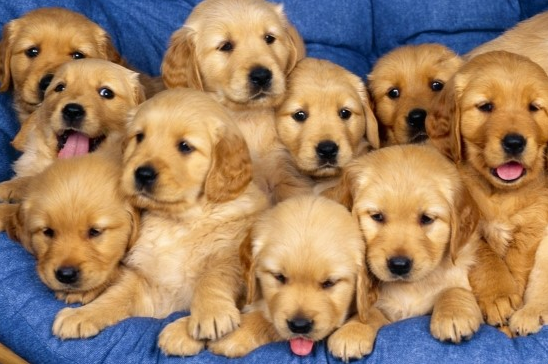
#> input picture images/dog.bmp, 548 x 364 px
$ python 20_translate.py
#> lines starting #> are read from the running program, lines starting #| are printed output that depends on the picture
import cv2
import matplotlib.pyplot as plt
import numpy as np

img = cv2.imread('./images/dog.bmp')
#> img is the input picture: shape (364, 548, 3); mean B, G, R 100.4, 128.9, 159

# 이동을 수행하는 affine 행렬

# [ a  b  tx ]
# [ c  d  ty ]
#
# x' = a*x + b*y + tx
# y' = c*x + d*y + ty
#
# a=1, d=1 → 크기 변화 없음
# b=0, c=0 → 회전/기울임 없음
# tx=150   → x축으로 +150 픽셀 이동 (오른쪽)
# ty=100   → y축으로 +100 픽셀 이동 (아래)

aff = np.array([
    [1, 0, 150],
    [0, 1, 100]
], dtype=np.float32)

# cv2.warpAffine(원본, 변환행렬, 출력이미지크기)
dst1 = cv2.warpAffine(img, aff, (0, 0))
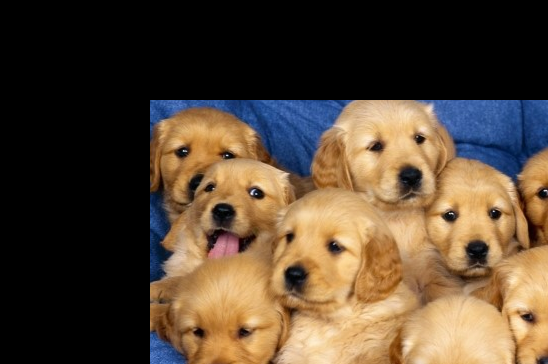
#> dst1: shape (364, 548, 3); mean B, G, R 52.2, 70, 86.9

# interploation(보간법): 픽셀을 어떻게 채울지 결정
# INTER_NEAREST: 최근법 이웃(속도 빠름. 품질 낮음), 계단 현상이나 노이즈가 생길 수 있음
# INTER_CUBIC: 4차 보간법(속도 느림, 품질 좋음), 주변 16개 픽셀을 사용하여 곡선으로 예측,
#               이미지를 부드럽게 확대/축소
dst2 = cv2.resize(img, (1280, 1024), interpolation=cv2.INTER_NEAREST)
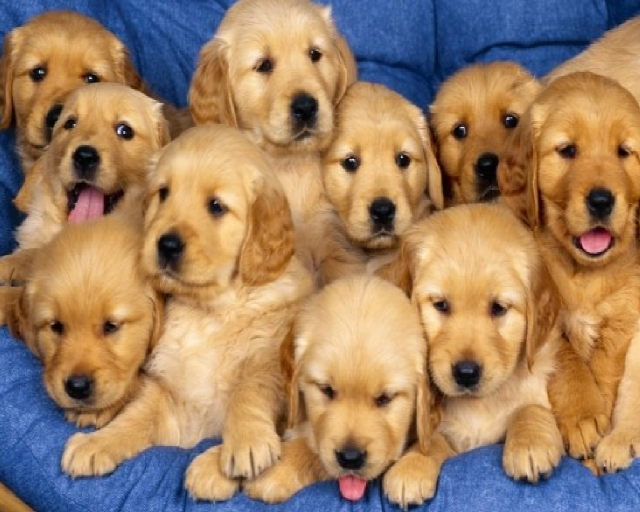
#> dst2: shape (1024, 1280, 3) (shown at 1/2 size); mean B, G, R 100.4, 128.9, 158.9
dst3 = cv2.resize(img, (1280, 1024), interpolation=cv2.INTER_CUBIC)

# 가운데 지점
cp = (img.shape[1] / 2, img.shape[0] / 2)
#> cp = (274, 182)
rot = cv2.getRotationMatrix2D(cp, 30, 0.7)
dst4 = cv2.warpAffine(img, rot, (0, 0))
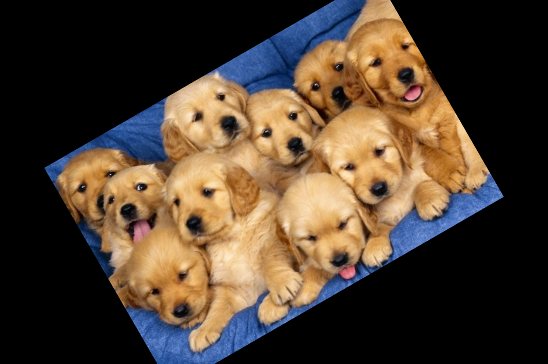
#> dst4: shape (364, 548, 3); mean B, G, R 48.5, 62.7, 77.5

cv2.imshow('img', img)
cv2.imshow('dst1', dst1)
cv2.imshow('dst2', dst2)
cv2.imshow('dst3', dst3)
cv2.imshow('dst4', dst4)
cv2.waitKey()

$ run again, with images/field.bmp copied over images/dog.bmp
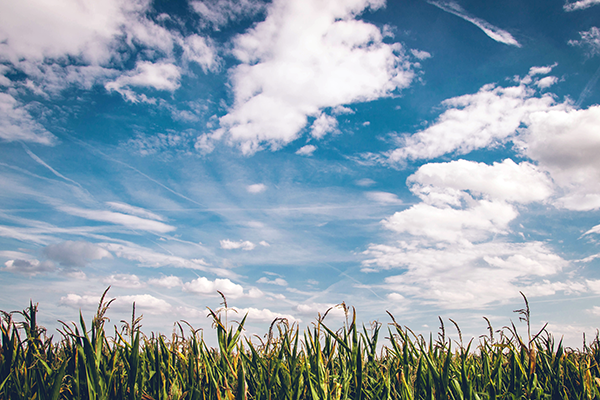
#> input picture images/field.bmp, 600 x 400 px
#> img is the input picture: shape (400, 600, 3); mean B, G, R 173.2, 160.3, 141.8
#> `dst2 = cv2.resize(img, (1280, 1024), interpolation=cv2.INTER_NEAREST)`:
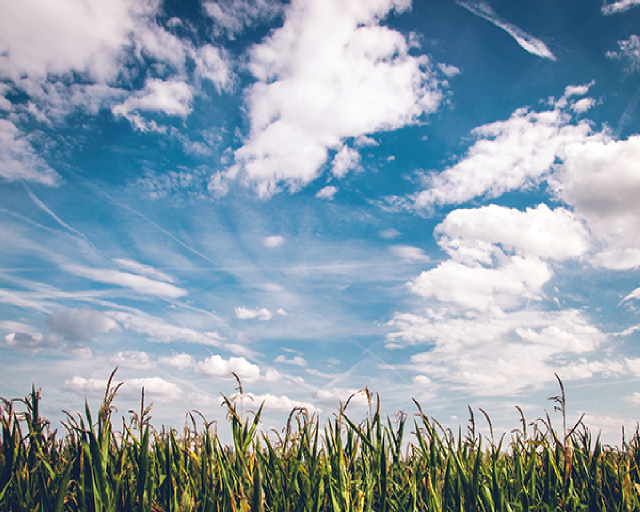
#> dst2: shape (1024, 1280, 3) (shown at 1/2 size); mean B, G, R 173.3, 160.3, 141.9
#> `dst4 = cv2.warpAffine(img, rot, (0, 0))`:
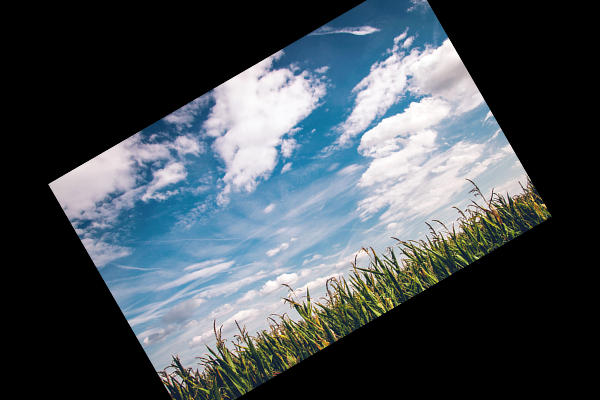
#> dst4: shape (400, 600, 3); mean B, G, R 84.3, 78.1, 69.2
